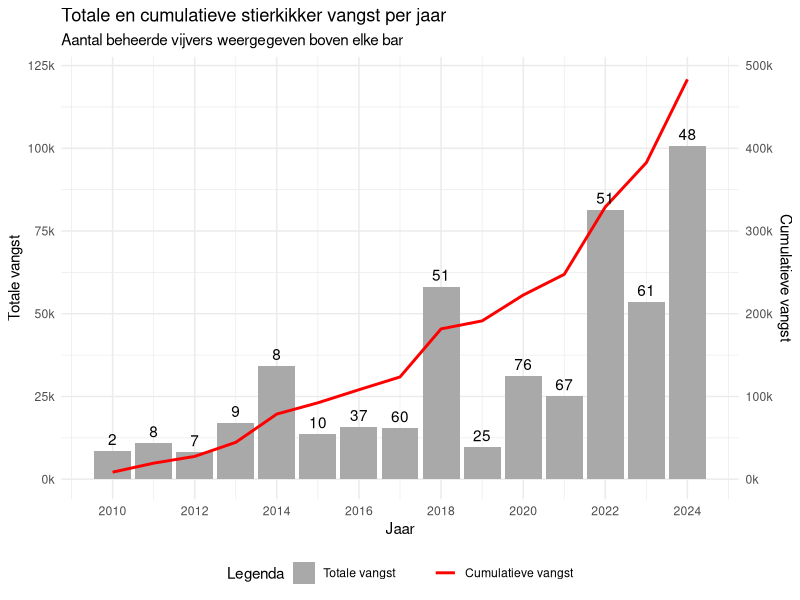
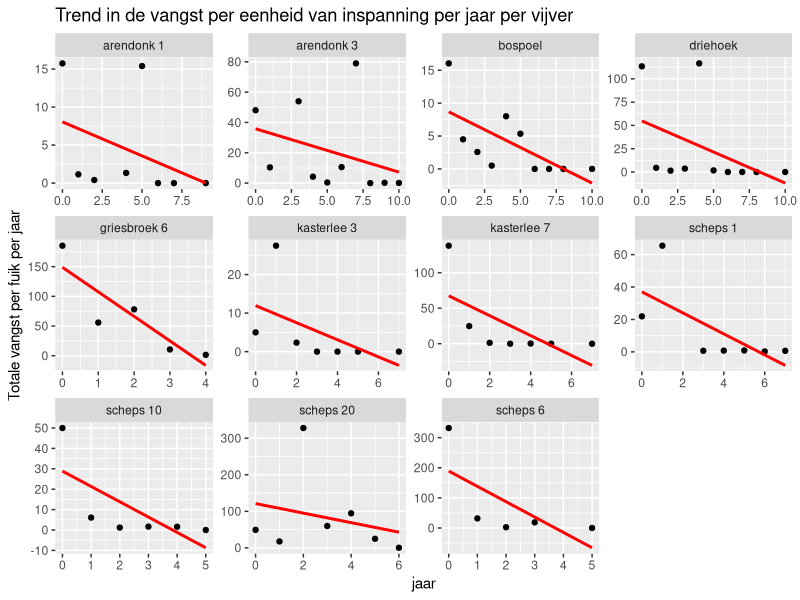
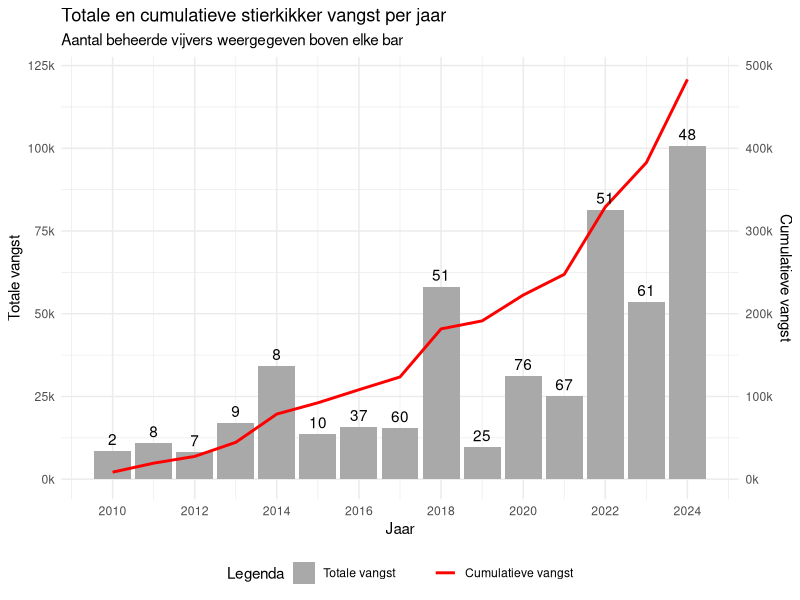
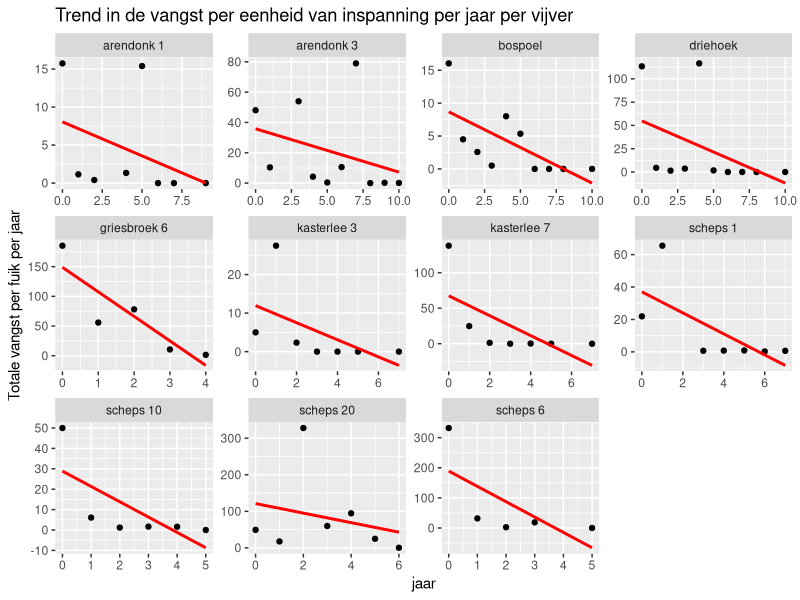

Source code (R) for these figures, in order:
## ---- chunk 1
library(tidyverse)
## ---- chunk 2
afvangsten_per_fuik_combined <- read_csv("interim/afvangsten_per_fuik_combined.csv")
## ---- chunk 3
afvangsten_per_fuik_combined %>%
  group_by(Jaar) %>%
  summarise(totaal_vangst = sum(totaal_fuik, na.rm = TRUE),
            aantal_vijvers = n_distinct(locationID)) %>%
  ungroup() %>% 
  mutate(cum_vangst = cumsum(totaal_vangst)) %>% 
  ggplot(aes(x = Jaar, y = totaal_vangst)) +
  geom_bar(aes(fill = "Totale vangst"), 
           stat = "identity") +
  geom_line(aes(y = cum_vangst/4, color = "Cumulatieve vangst"),
            linewidth = 1) +
  geom_text(aes(y = totaal_vangst, label = aantal_vijvers), vjust = -0.5)  +
  scale_y_continuous(
    name = "Totale vangst",
    labels = function(x) paste0(x/1000, "k"),
    sec.axis = sec_axis(~.*4, 
                        name = "Cumulatieve vangst", 
                        labels = function(x) paste0(x/1000, "k"),
                        breaks = seq(0, 500000, by = 100000))
  ) +
  scale_x_continuous(
    limits = c(2009.5, 2024.5),
    breaks = seq(2010, 2024, by = 2)
  ) +
  scale_fill_manual(values = c("Totale vangst" = "darkgrey"), 
                    name = "Legenda") + # Naam van de legenda instellen
  scale_color_manual(values = c("Cumulatieve vangst" = "red"),
                     name = "") + # Naam van de legenda instellen
  theme_minimal() +
  theme(legend.position = "bottom", # Legenda onder de grafiek
        legend.title = element_text(hjust = 0.5)) + # Centraal uitlijnen van de legendatitel
  labs(title = "Totale en cumulatieve stierkikker vangst per jaar",
       subtitle = "Aantal beheerde vijvers weergegeven boven elke bar") +
  guides(fill = guide_legend(order = 1), # Volgorde van de legenda items
         color = guide_legend(order = 2)) # Volgorde van de legenda items

  ggsave("./interim/figuren_ravon_artikel/2025/afvangsten_per_fuik_combined.png", width = 10, height = 6, units = "in")
## ---- chunk 4
locs <- afvangsten_per_fuik_combined %>% 
  distinct(locationID, Locatie) %>% 
  filter(!is.na(Locatie))

temp <- afvangsten_per_fuik_combined %>%
  filter(!is.na(locationID)) %>%
  group_by(locationID) %>% 
  mutate(jaren = n_distinct(Jaar)) %>% 
  filter(jaren >= 5) %>%
  mutate(jaar = Jaar - min(Jaar)) %>% 
  group_by(locationID, jaar) %>%
  summarise(totale_vangst = sum(totaal_fuik, na.rm = TRUE),
            totale_inspanning = n(),
            cpue = totale_vangst/totale_inspanning,
            mean_vangst = mean(totaal_fuik, na.rm = TRUE),
            se_vangst = sd(totaal_fuik, na.rm = TRUE) / sqrt(totale_inspanning)) %>%
  ungroup() %>% 
  left_join(locs, by = "locationID") %>% 
  filter(!grepl("nijlen", Locatie, ignore.case = TRUE)) 

# Filter ponds that have a cpue of at least 5 in jaar 0
broedpoelen <- temp %>% 
  filter(jaar == 0 & cpue >= 5)

temp <- temp %>% 
  filter(locationID %in% broedpoelen$locationID)

temp %>%
 ggplot(aes(x = jaar, y = cpue)) +
  geom_point() +
  geom_smooth(method = "lm", se = FALSE, color = "red") +
  facet_wrap(~Locatie, scales = "free") +
  labs(title = "Trend in de vangst per eenheid van inspanning per jaar per vijver",
       y = "Totale vangst per fuik per jaar") # Y-as label aanpassen

  ggsave("./interim/figuren_ravon_artikel/2025/Trend_VPEI_jaar_vijver.png", width = 10, height = 6, units = "in")

summary(temp$jaren)

richtingscoefficienten <- temp %>%
  group_by(Locatie) %>%
  summarise(
    richtingscoefficient = coef(lm(cpue ~ jaar))[2] # Helling berekenen
  ) %>%
  ungroup() 

mean(richtingscoefficienten$richtingscoefficient, na.rm = TRUE)
sd(richtingscoefficienten$richtingscoefficient, na.rm = TRUE)/sqrt(nrow(richtingscoefficienten))
